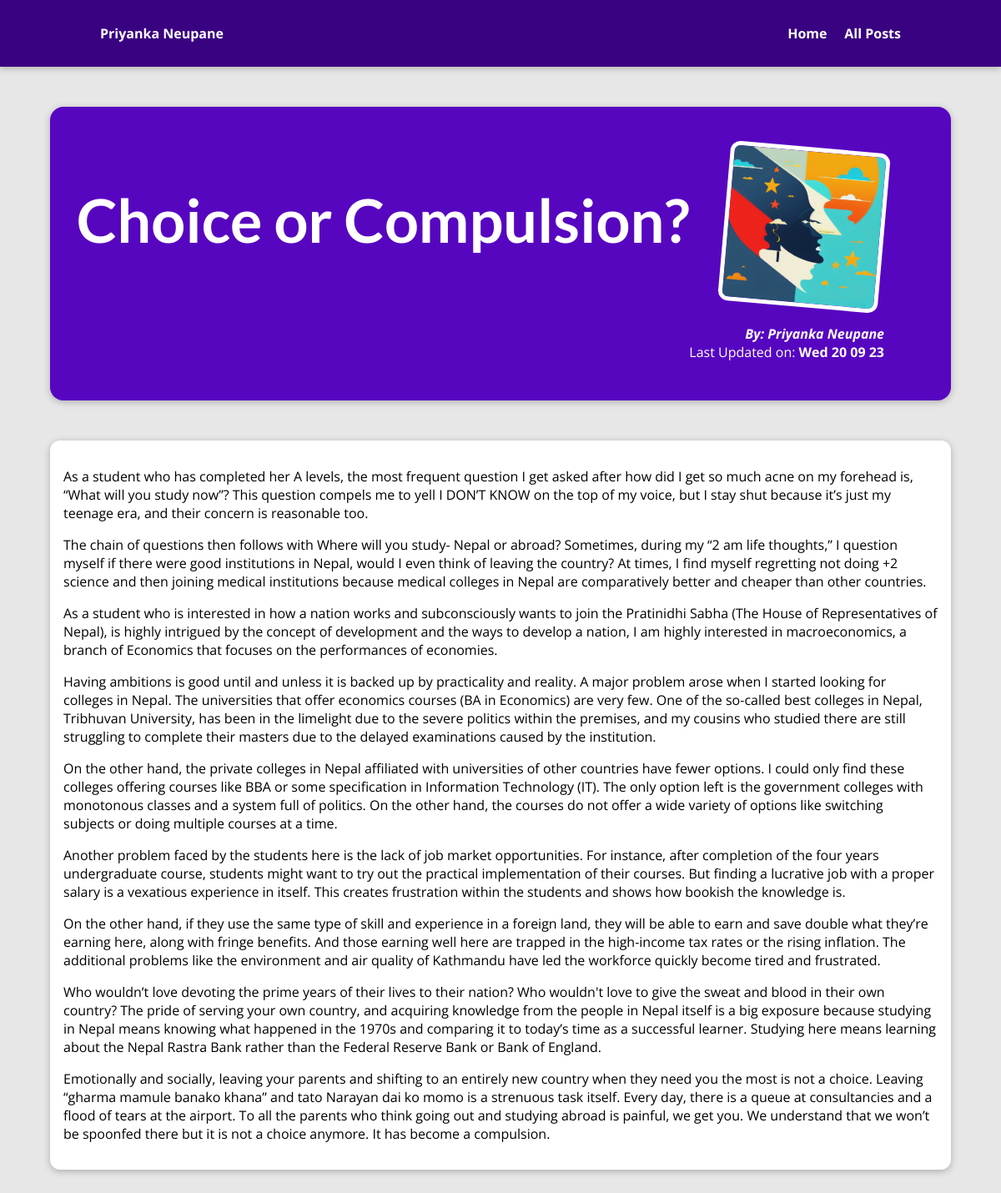
Screenshot of /choice-or-compulsion with the database file from the repository.
### blog/models.py (models this page shows, shortened)
class Blog(models.Model):
    title = models.CharField(max_length=100)
    image = models.ImageField(upload_to = 'images', blank = True)
    excerpt = models.TextField()
    author = models.ForeignKey(Author, on_delete=models.CASCADE)
    date = models.DateField(auto_now=True)
    content = models.TextField()
    slug = models.SlugField()

class Author(models.Model):
    first_name = models.CharField(max_length=50)
    last_name = models.CharField(max_length=50)
    def __str__(self):
        return f'{self.first_name} {self.last_name}'

### blog/views.py (the view)
# urls.py: path('', views.home, name = 'blog-home'),
def blog(request, slug):
    blog = Blog.objects.get(slug = slug)
    return render(request, 'blog/post-details.html', {'post' : blog})

### blog/templates/blog/post-details.html (shortened to what this page needs)
{% extends 'base.html' %}
{% load static %}
{% block style %}
<link rel="stylesheet" href="{% static 'blog/post-details.css' %} ">
{% endblock %}
{% block content %}
<section id="summary">
    <h2>{{post.title}}</h2>
    <article>
        {% if post.image %}
        <img src="{{ post.image.url }}" alt="" />
        {% else %}
        <img src="{% static 'blog/images/priyanka-face.jpeg' %}" alt="" />
        {% endif %}
        <address>
            By: <a href="mailto:{{post.author.email}}"> {{post.author|title}} </a>
        </address>
        <div>
            Last Updated on: <time> {{post.date|date:'D d m y'}} </time>
        </div>
    </article>
</section>
<main>
    <p>
        {{post.content|linebreaks}}
    </p>
</main>
{% endblock content %}

### templates/base.html (shortened to what this page needs)
{% load static %}
<!DOCTYPE html>
<html lang="en">
  <head>
    <link rel="stylesheet" href="{% static 'css/sitewide.css' %}" />
    {% block style %}
    {% endblock %}
  </head>
  <body>
    <nav id="main-navigation">
      <div>
        <a href="{% url 'blog-home' %}">Priyanka Neupane</a>
      </div>
      <div>
        <a href="{% url 'blog-home' %}">Home</a>
        <a href="{% url 'blog-posts' %}">All Posts</a>
      </div>
    </nav>
    {% block content %}
    {% endblock %}
  </body>
</html>

### static/css/sitewide.css (style rules this page uses)
* { box-sizing: border-box; }
html { font-family: 'Open Sans', 'Lato', sans-serif; }
body { margin: 0; }
h1, h2, h3 { font-family: 'Lato', sans-serif; font-weight: bold; }
#main-navigation { width: 100%; height: 5rem; display: flex; justify-content: space-between; align-items: center; padding: 0 10%; position: absolute; top: 0; left: 0; }
#main-navigation a { text-decoration: none; color: white; font-weight: bold; }

### blog/static/blog/post-details.css (style rules this page uses)
body { background-color: #e7e7e7; }
#main-navigation { background-color: #390281; box-shadow: 0 2px 8px rgba(0, 0, 0, 0.25); }
#summary { margin: 8rem auto 3rem auto; padding: 2rem; width: 90%; max-width: 90rem; border-radius: 16px; background-color: #5706c0; position: relative; box-shadow: 0 2px 8px rgba(0, 0, 0, 0.25); height: 22rem; }
#summary h2 { color: white; font-size: 4.5rem; margin-bottom: 0.25rem; }
#summary article { position: absolute; top: 2rem; right: 3rem; padding: 1rem 2rem; border-radius: 12px; text-align: right; color: white; }
#summary article img { width: 12rem; height: 12rem; border-radius: 12px; transform: rotateZ(5deg); border: 5px solid white; margin-bottom: 1rem; }
#summary address { font-weight: bold; }
#summary time { font-weight: bold; }
#summary a { color: white; text-decoration: none; }
main { width: 90%; max-width: 90rem; margin: 3rem auto; background-color: white; padding: 1rem; border-radius: 12px; box-shadow: 0 2px 8px rgba(0, 0, 0, 0.25); }

### rows the page displays
Blog: title "Choice or Compulsion?", image (picture), author "Priyanka Neupane", date "Wed 20 09 23", content "As a student who has completed her A levels, the most frequent question I get asked after how did I get so much acne on my forehead is, “What will you study now”? This question compels me to yell I DON’T KNOW on the top of my voice, but I stay shut because it’s just my teenage era, and their concern is reasonable too. The chain of questions then follows with Where will you study- Nepal or abroad? Sometimes, during my “2 am life thoughts,” I question myself if there were good institutions in Nepal, would I even think of leaving the country? At times, I find myself regretting not doing +2 science and then joining medical institutions because medical colleges in Nepal are comparatively better…"
